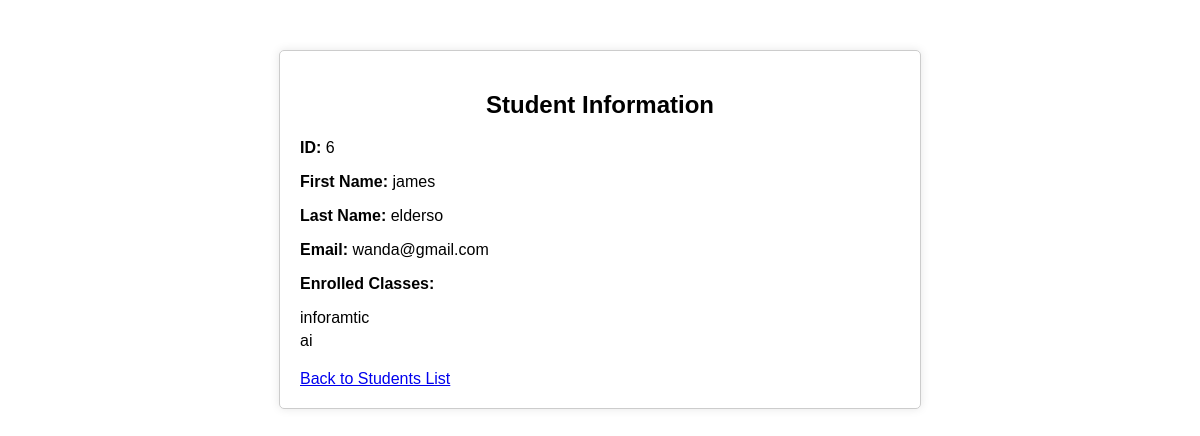
The page /admin/student_info.php?id=6 (signed in) on the database its author committed.
### tables this page shows
CREATE TABLE `students` (
  `id` int(11) NOT NULL,
  `firstname` varchar(50) NOT NULL,
  `lastname` varchar(50) NOT NULL,
  `email` varchar(255) NOT NULL,
  `password` varchar(255) NOT NULL,
  `enrolled_classes` text DEFAULT NULL
);

### admin/student_info.php (the view, shortened to what this page needs)
<?php
include_once "connection.php";
if ($_SERVER["REQUEST_METHOD"] == "GET" && isset($_GET['id'])) {
    $student_id = $_GET['id'];
    $query_student = "SELECT * FROM students WHERE id = '$student_id'";
    $result_student = mysqli_query($conn, $query_student);
    if ($result_student && mysqli_num_rows($result_student) > 0) {
        $row_student = mysqli_fetch_assoc($result_student);
        $firstName = $row_student['firstname'];
        $lastName = $row_student['lastname'];
        $email = $row_student['email'];
    } else {
        echo "Student not found.";
        exit();
    }
    $query_classes = "SELECT c.class_name FROM enrollment e INNER JOIN classes c ON e.class_id = c.id WHERE e.student_id = '$student_id'";
    $result_classes = mysqli_query($conn, $query_classes);
    $classes = [];
    if ($result_classes && mysqli_num_rows($result_classes) > 0) {
        while ($row_classes = mysqli_fetch_assoc($result_classes)) {
            $classes[] = $row_classes['class_name'];
        }
    }
} else {
    echo "Invalid request.";
    exit();
}
?>
<!DOCTYPE html>
<html lang="en">
<head>
</head>
<body>
  <div class="container">
    <h2>Student Information</h2>
    <div class="student-details">
      <p><strong>ID:</strong> <?php echo $student_id; ?></p>
      <p><strong>First Name:</strong> <?php echo $firstName; ?></p>
      <p><strong>Last Name:</strong> <?php echo $lastName; ?></p>
      <p><strong>Email:</strong> <?php echo $email; ?></p>
      <?php if (!empty($classes)): ?>
        <div class="enrolled-classes">
          <p><strong>Enrolled Classes:</strong></p>
          <ul>
            <?php foreach ($classes as $class): ?>
              <li><?php echo $class; ?></li>
            <?php endforeach; ?>
          </ul>
        </div>
      <?php endif; ?>
    </div>
    <a href="students.php">Back to Students List</a>
  </div>
</body>
</html>

### admin/student_info.php (style rules this page uses)
body { font-family: Arial, sans-serif; }
.container { max-width: 600px; margin: 50px auto; padding: 20px; border: 1px solid #ccc; border-radius: 5px; box-shadow: 0px 0px 10px rgba(0, 0, 0, 0.1); }
h2 { margin-bottom: 20px; text-align: center; }
.student-details { margin-bottom: 20px; }
.student-details p { margin-bottom: 10px; }
.enrolled-classes { margin-bottom: 10px; }
.enrolled-classes ul { list-style-type: none; padding: 0; }
.enrolled-classes li { margin-bottom: 5px; }

### rows shown on the page
students: firstname "james", lastname "elderso", email "wanda@gmail.com"

### other values the page prints
$student_id "6"
$class "inforamtic"
$class "ai"
